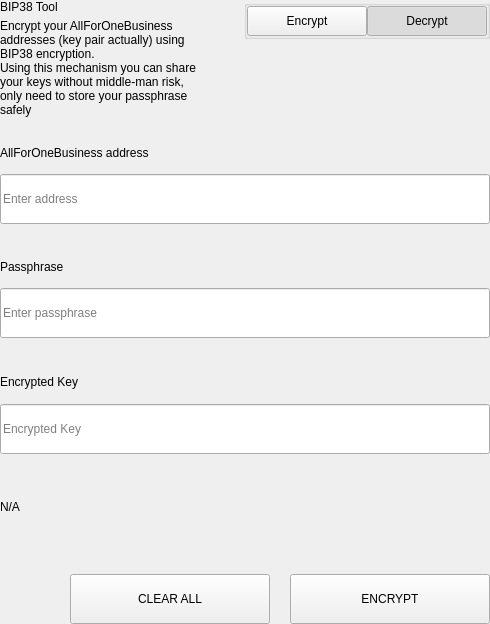
<?xml version="1.0" encoding="UTF-8"?>
<ui version="4.0">
 <class>SettingsBitToolWidget</class>
 <widget class="QWidget" name="SettingsBitToolWidget">
  <property name="geometry">
   <rect>
    <x>0</x>
    <y>0</y>
    <width>490</width>
    <height>624</height>
   </rect>
  </property>
  <property name="windowTitle">
   <string>Form</string>
  </property>
  <layout class="QVBoxLayout" name="verticalLayout">
   <property name="spacing">
    <number>0</number>
   </property>
   <property name="leftMargin">
    <number>0</number>
   </property>
   <property name="topMargin">
    <number>0</number>
   </property>
   <property name="rightMargin">
    <number>0</number>
   </property>
   <property name="bottomMargin">
    <number>0</number>
   </property>
   <item>
    <widget class="QWidget" name="left" native="true">
     <layout class="QVBoxLayout" name="verticalLayout_3">
      <property name="leftMargin">
       <number>0</number>
      </property>
      <property name="topMargin">
       <number>0</number>
      </property>
      <property name="rightMargin">
       <number>0</number>
      </property>
      <property name="bottomMargin">
       <number>0</number>
      </property>
      <item>
       <layout class="QVBoxLayout" name="verticalLayout_2">
        <property name="spacing">
         <number>0</number>
        </property>
        <item>
         <layout class="QHBoxLayout" name="horizontalLayout_3" stretch="3,1">
          <property name="spacing">
           <number>40</number>
          </property>
          <item>
           <layout class="QVBoxLayout" name="verticalLayoutTitle">
            <property name="spacing">
             <number>5</number>
            </property>
            <item>
             <widget class="QLabel" name="labelTitle">
              <property name="text">
               <string>BIP38 Tool</string>
              </property>
             </widget>
            </item>
            <item>
             <widget class="QLabel" name="labelSubtitle1">
              <property name="text">
               <string>Encrypt your AllForOneBusiness addresses (key pair actually) using BIP38 encryption.
Using this mechanism you can share your keys without middle-man risk, only need to store your passphrase safely</string>
              </property>
              <property name="wordWrap">
               <bool>true</bool>
              </property>
             </widget>
            </item>
           </layout>
          </item>
          <item alignment="Qt::AlignTop">
           <widget class="QGroupBox" name="groupBox">
            <property name="title">
             <string/>
            </property>
            <property name="alignment">
             <set>Qt::AlignLeading|Qt::AlignLeft|Qt::AlignTop</set>
            </property>
            <layout class="QHBoxLayout" name="horizontalLayout_4">
             <property name="spacing">
              <number>0</number>
             </property>
             <property name="leftMargin">
              <number>0</number>
             </property>
             <property name="topMargin">
              <number>0</number>
             </property>
             <property name="rightMargin">
              <number>0</number>
             </property>
             <property name="bottomMargin">
              <number>0</number>
             </property>
             <item>
              <spacer name="horizontalSpacer">
               <property name="orientation">
                <enum>Qt::Horizontal</enum>
               </property>
               <property name="sizeHint" stdset="0">
                <size>
                 <width>40</width>
                 <height>20</height>
                </size>
               </property>
              </spacer>
             </item>
             <item>
              <widget class="QPushButton" name="pushLeft">
               <property name="minimumSize">
                <size>
                 <width>120</width>
                 <height>30</height>
                </size>
               </property>
               <property name="maximumSize">
                <size>
                 <width>120</width>
                 <height>30</height>
                </size>
               </property>
               <property name="focusPolicy">
                <enum>Qt::NoFocus</enum>
               </property>
               <property name="text">
                <string>Encrypt</string>
               </property>
               <property name="checkable">
                <bool>true</bool>
               </property>
               <property name="autoExclusive">
                <bool>true</bool>
               </property>
              </widget>
             </item>
             <item>
              <widget class="QPushButton" name="pushRight">
               <property name="minimumSize">
                <size>
                 <width>120</width>
                 <height>30</height>
                </size>
               </property>
               <property name="maximumSize">
                <size>
                 <width>120</width>
                 <height>30</height>
                </size>
               </property>
               <property name="focusPolicy">
                <enum>Qt::NoFocus</enum>
               </property>
               <property name="text">
                <string>Decrypt</string>
               </property>
               <property name="checkable">
                <bool>true</bool>
               </property>
               <property name="checked">
                <bool>true</bool>
               </property>
               <property name="autoExclusive">
                <bool>true</bool>
               </property>
              </widget>
             </item>
            </layout>
           </widget>
          </item>
         </layout>
        </item>
        <item>
         <widget class="QStackedWidget" name="stackedWidget">
          <property name="currentIndex">
           <number>1</number>
          </property>
          <widget class="QWidget" name="pageDecrypt">
           <layout class="QVBoxLayout" name="verticalLayout_5">
            <property name="spacing">
             <number>0</number>
            </property>
            <property name="leftMargin">
             <number>0</number>
            </property>
            <property name="topMargin">
             <number>0</number>
            </property>
            <property name="rightMargin">
             <number>0</number>
            </property>
            <property name="bottomMargin">
             <number>0</number>
            </property>
            <item>
             <widget class="QWidget" name="widget" native="true">
              <property name="minimumSize">
               <size>
                <width>0</width>
                <height>100</height>
               </size>
              </property>
              <layout class="QVBoxLayout" name="verticalLayout_4">
               <property name="spacing">
                <number>0</number>
               </property>
               <property name="leftMargin">
                <number>0</number>
               </property>
               <property name="topMargin">
                <number>0</number>
               </property>
               <property name="rightMargin">
                <number>0</number>
               </property>
               <property name="bottomMargin">
                <number>0</number>
               </property>
               <item>
                <spacer name="verticalSpacer_2">
                 <property name="orientation">
                  <enum>Qt::Vertical</enum>
                 </property>
                 <property name="sizeType">
                  <enum>QSizePolicy::Fixed</enum>
                 </property>
                 <property name="sizeHint" stdset="0">
                  <size>
                   <width>20</width>
                   <height>20</height>
                  </size>
                 </property>
                </spacer>
               </item>
               <item>
                <layout class="QHBoxLayout" name="horizontalLayout_6" stretch="2">
                 <property name="spacing">
                  <number>0</number>
                 </property>
                 <item>
                  <layout class="QVBoxLayout" name="verticalLayout_7">
                   <property name="spacing">
                    <number>9</number>
                   </property>
                   <item>
                    <widget class="QLabel" name="labelSubtitleKey">
                     <property name="minimumSize">
                      <size>
                       <width>0</width>
                       <height>20</height>
                      </size>
                     </property>
                     <property name="maximumSize">
                      <size>
                       <width>16777215</width>
                       <height>20</height>
                      </size>
                     </property>
                     <property name="text">
                      <string>Encrypted key</string>
                     </property>
                    </widget>
                   </item>
                   <item>
                    <widget class="QLineEdit" name="lineEditKey">
                     <property name="minimumSize">
                      <size>
                       <width>0</width>
                       <height>50</height>
                      </size>
                     </property>
                     <property name="maximumSize">
                      <size>
                       <width>16777215</width>
                       <height>50</height>
                      </size>
                     </property>
                     <property name="placeholderText">
                      <string>Enter a encrypted key</string>
                     </property>
                    </widget>
                   </item>
                  </layout>
                 </item>
                </layout>
               </item>
               <item>
                <spacer name="verticalSpacer_3">
                 <property name="orientation">
                  <enum>Qt::Vertical</enum>
                 </property>
                 <property name="sizeType">
                  <enum>QSizePolicy::Fixed</enum>
                 </property>
                 <property name="sizeHint" stdset="0">
                  <size>
                   <width>20</width>
                   <height>20</height>
                  </size>
                 </property>
                </spacer>
               </item>
               <item>
                <layout class="QVBoxLayout" name="verticalLayout_9">
                 <property name="spacing">
                  <number>9</number>
                 </property>
                 <item>
                  <widget class="QLabel" name="labelSubtitlePassphrase">
                   <property name="maximumSize">
                    <size>
                     <width>16777215</width>
                     <height>20</height>
                    </size>
                   </property>
                   <property name="text">
                    <string>Passphrase</string>
                   </property>
                  </widget>
                 </item>
                 <item>
                  <widget class="QLineEdit" name="lineEditPassphrase">
                   <property name="minimumSize">
                    <size>
                     <width>0</width>
                     <height>50</height>
                    </size>
                   </property>
                   <property name="maximumSize">
                    <size>
                     <width>16777215</width>
                     <height>50</height>
                    </size>
                   </property>
                   <property name="placeholderText">
                    <string>Enter a passphrase</string>
                   </property>
                  </widget>
                 </item>
                </layout>
               </item>
               <item>
                <spacer name="verticalSpacer_4">
                 <property name="orientation">
                  <enum>Qt::Vertical</enum>
                 </property>
                 <property name="sizeType">
                  <enum>QSizePolicy::Fixed</enum>
                 </property>
                 <property name="sizeHint" stdset="0">
                  <size>
                   <width>20</width>
                   <height>20</height>
                  </size>
                 </property>
                </spacer>
               </item>
               <item>
                <widget class="QWidget" name="widget_3" native="true">
                 <property name="sizePolicy">
                  <sizepolicy hsizetype="Preferred" vsizetype="Fixed">
                   <horstretch>0</horstretch>
                   <verstretch>0</verstretch>
                  </sizepolicy>
                 </property>
                 <layout class="QVBoxLayout" name="verticalLayout_10">
                  <property name="spacing">
                   <number>9</number>
                  </property>
                  <property name="leftMargin">
                   <number>0</number>
                  </property>
                  <property name="topMargin">
                   <number>0</number>
                  </property>
                  <property name="rightMargin">
                   <number>0</number>
                  </property>
                  <property name="bottomMargin">
                   <number>0</number>
                  </property>
                  <item>
                   <widget class="QLabel" name="labelSubtitleDecryptResult">
                    <property name="minimumSize">
                     <size>
                      <width>0</width>
                      <height>20</height>
                     </size>
                    </property>
                    <property name="maximumSize">
                     <size>
                      <width>16777215</width>
                      <height>20</height>
                     </size>
                    </property>
                    <property name="text">
                     <string>Decrypted address result</string>
                    </property>
                   </widget>
                  </item>
                  <item>
                   <widget class="QWidget" name="widget_4" native="true">
                    <layout class="QHBoxLayout" name="horizontalLayout" stretch="6,0,1">
                     <property name="spacing">
                      <number>0</number>
                     </property>
                     <property name="leftMargin">
                      <number>0</number>
                     </property>
                     <property name="topMargin">
                      <number>0</number>
                     </property>
                     <property name="rightMargin">
                      <number>0</number>
                     </property>
                     <property name="bottomMargin">
                      <number>0</number>
                     </property>
                     <item alignment="Qt::AlignVCenter">
                      <widget class="QLineEdit" name="lineEditDecryptResult">
                       <property name="minimumSize">
                        <size>
                         <width>0</width>
                         <height>50</height>
                        </size>
                       </property>
                       <property name="maximumSize">
                        <size>
                         <width>16777215</width>
                         <height>50</height>
                        </size>
                       </property>
                       <property name="placeholderText">
                        <string>Decrypted Address</string>
                       </property>
                      </widget>
                     </item>
                     <item>
                      <spacer name="horizontalSpacer_4">
                       <property name="orientation">
                        <enum>Qt::Horizontal</enum>
                       </property>
                       <property name="sizeType">
                        <enum>QSizePolicy::Fixed</enum>
                       </property>
                       <property name="sizeHint" stdset="0">
                        <size>
                         <width>20</width>
                         <height>50</height>
                        </size>
                       </property>
                      </spacer>
                     </item>
                     <item>
                      <widget class="QPushButton" name="pushButtonImport">
                       <property name="minimumSize">
                        <size>
                         <width>140</width>
                         <height>40</height>
                        </size>
                       </property>
                       <property name="text">
                        <string>Import Address</string>
                       </property>
                      </widget>
                     </item>
                    </layout>
                   </widget>
                  </item>
                 </layout>
                </widget>
               </item>
               <item>
                <widget class="QLabel" name="statusLabel_DEC">
                 <property name="maximumSize">
                  <size>
                   <width>16777215</width>
                   <height>40</height>
                  </size>
                 </property>
                 <property name="text">
                  <string/>
                 </property>
                </widget>
               </item>
               <item>
                <spacer name="verticalSpacer">
                 <property name="orientation">
                  <enum>Qt::Vertical</enum>
                 </property>
                 <property name="sizeType">
                  <enum>QSizePolicy::Preferred</enum>
                 </property>
                 <property name="sizeHint" stdset="0">
                  <size>
                   <width>20</width>
                   <height>20</height>
                  </size>
                 </property>
                </spacer>
               </item>
               <item>
                <layout class="QHBoxLayout" name="horizontalLayout_7">
                 <property name="spacing">
                  <number>0</number>
                 </property>
                 <item>
                  <spacer name="horizontalSpacer_5">
                   <property name="orientation">
                    <enum>Qt::Horizontal</enum>
                   </property>
                   <property name="sizeType">
                    <enum>QSizePolicy::Expanding</enum>
                   </property>
                   <property name="sizeHint" stdset="0">
                    <size>
                     <width>40</width>
                     <height>20</height>
                    </size>
                   </property>
                  </spacer>
                 </item>
                 <item>
                  <widget class="QPushButton" name="pushButtonDecryptClear">
                   <property name="minimumSize">
                    <size>
                     <width>200</width>
                     <height>50</height>
                    </size>
                   </property>
                   <property name="maximumSize">
                    <size>
                     <width>200</width>
                     <height>50</height>
                    </size>
                   </property>
                   <property name="text">
                    <string>CLEAR</string>
                   </property>
                  </widget>
                 </item>
                 <item>
                  <spacer name="horizontalSpacer_3">
                   <property name="orientation">
                    <enum>Qt::Horizontal</enum>
                   </property>
                   <property name="sizeType">
                    <enum>QSizePolicy::Fixed</enum>
                   </property>
                   <property name="sizeHint" stdset="0">
                    <size>
                     <width>20</width>
                     <height>20</height>
                    </size>
                   </property>
                  </spacer>
                 </item>
                 <item>
                  <widget class="QPushButton" name="pushButtonDecrypt">
                   <property name="minimumSize">
                    <size>
                     <width>200</width>
                     <height>50</height>
                    </size>
                   </property>
                   <property name="maximumSize">
                    <size>
                     <width>200</width>
                     <height>50</height>
                    </size>
                   </property>
                   <property name="text">
                    <string>DECRYPT KEY</string>
                   </property>
                  </widget>
                 </item>
                </layout>
               </item>
              </layout>
             </widget>
            </item>
           </layout>
          </widget>
          <widget class="QWidget" name="pageEncrypt">
           <layout class="QVBoxLayout" name="verticalLayout_11">
            <property name="spacing">
             <number>0</number>
            </property>
            <property name="leftMargin">
             <number>0</number>
            </property>
            <property name="topMargin">
             <number>0</number>
            </property>
            <property name="rightMargin">
             <number>0</number>
            </property>
            <property name="bottomMargin">
             <number>0</number>
            </property>
            <item>
             <spacer name="verticalSpacer_8">
              <property name="orientation">
               <enum>Qt::Vertical</enum>
              </property>
              <property name="sizeType">
               <enum>QSizePolicy::Fixed</enum>
              </property>
              <property name="sizeHint" stdset="0">
               <size>
                <width>20</width>
                <height>20</height>
               </size>
              </property>
             </spacer>
            </item>
            <item>
             <widget class="QWidget" name="containerAddressEnc" native="true">
              <layout class="QVBoxLayout" name="containerAddressEncLayout">
               <property name="spacing">
                <number>5</number>
               </property>
               <property name="leftMargin">
                <number>0</number>
               </property>
               <property name="topMargin">
                <number>0</number>
               </property>
               <property name="rightMargin">
                <number>0</number>
               </property>
               <property name="bottomMargin">
                <number>0</number>
               </property>
               <item>
                <widget class="QLabel" name="labelSubtitleAddress">
                 <property name="minimumSize">
                  <size>
                   <width>0</width>
                   <height>20</height>
                  </size>
                 </property>
                 <property name="maximumSize">
                  <size>
                   <width>16777215</width>
                   <height>20</height>
                  </size>
                 </property>
                 <property name="text">
                  <string>AllForOneBusiness address</string>
                 </property>
                </widget>
               </item>
               <item>
                <widget class="QLineEdit" name="addressIn_ENC">
                 <property name="minimumSize">
                  <size>
                   <width>0</width>
                   <height>50</height>
                  </size>
                 </property>
                 <property name="placeholderText">
                  <string>Enter address</string>
                 </property>
                </widget>
               </item>
              </layout>
             </widget>
            </item>
            <item>
             <spacer name="verticalSpacer_6">
              <property name="orientation">
               <enum>Qt::Vertical</enum>
              </property>
              <property name="sizeType">
               <enum>QSizePolicy::Fixed</enum>
              </property>
              <property name="sizeHint" stdset="0">
               <size>
                <width>20</width>
                <height>20</height>
               </size>
              </property>
             </spacer>
            </item>
            <item>
             <widget class="QWidget" name="containerAddress" native="true">
              <layout class="QHBoxLayout" name="horizontalLayout_9" stretch="2">
               <property name="spacing">
                <number>0</number>
               </property>
               <property name="leftMargin">
                <number>0</number>
               </property>
               <property name="topMargin">
                <number>0</number>
               </property>
               <property name="rightMargin">
                <number>0</number>
               </property>
               <property name="bottomMargin">
                <number>0</number>
               </property>
               <item>
                <layout class="QVBoxLayout" name="verticalLayout_8">
                 <property name="spacing">
                  <number>5</number>
                 </property>
                 <item>
                  <widget class="QLabel" name="labelSubtitleMessage">
                   <property name="minimumSize">
                    <size>
                     <width>0</width>
                     <height>20</height>
                    </size>
                   </property>
                   <property name="maximumSize">
                    <size>
                     <width>16777215</width>
                     <height>20</height>
                    </size>
                   </property>
                   <property name="text">
                    <string>Passphrase</string>
                   </property>
                  </widget>
                 </item>
                 <item>
                  <widget class="QLineEdit" name="passphraseIn_ENC">
                   <property name="minimumSize">
                    <size>
                     <width>0</width>
                     <height>50</height>
                    </size>
                   </property>
                   <property name="maximumSize">
                    <size>
                     <width>16777215</width>
                     <height>50</height>
                    </size>
                   </property>
                   <property name="placeholderText">
                    <string>Enter passphrase</string>
                   </property>
                  </widget>
                 </item>
                </layout>
               </item>
              </layout>
             </widget>
            </item>
            <item>
             <spacer name="verticalSpacer_7">
              <property name="orientation">
               <enum>Qt::Vertical</enum>
              </property>
              <property name="sizeType">
               <enum>QSizePolicy::Fixed</enum>
              </property>
              <property name="sizeHint" stdset="0">
               <size>
                <width>20</width>
                <height>20</height>
               </size>
              </property>
             </spacer>
            </item>
            <item>
             <widget class="QWidget" name="widget_2" native="true">
              <property name="minimumSize">
               <size>
                <width>0</width>
                <height>75</height>
               </size>
              </property>
              <property name="maximumSize">
               <size>
                <width>16777215</width>
                <height>16777215</height>
               </size>
              </property>
              <layout class="QVBoxLayout" name="verticalLayout_6">
               <property name="leftMargin">
                <number>0</number>
               </property>
               <property name="topMargin">
                <number>0</number>
               </property>
               <property name="rightMargin">
                <number>0</number>
               </property>
               <property name="bottomMargin">
                <number>0</number>
               </property>
               <item>
                <widget class="QLabel" name="labelSubtitleEncryptedKey">
                 <property name="minimumSize">
                  <size>
                   <width>0</width>
                   <height>20</height>
                  </size>
                 </property>
                 <property name="maximumSize">
                  <size>
                   <width>16777215</width>
                   <height>20</height>
                  </size>
                 </property>
                 <property name="text">
                  <string>Encrypted Key</string>
                 </property>
                </widget>
               </item>
               <item>
                <widget class="QLineEdit" name="encryptedKeyOut_ENC">
                 <property name="minimumSize">
                  <size>
                   <width>0</width>
                   <height>50</height>
                  </size>
                 </property>
                 <property name="placeholderText">
                  <string>Encrypted Key</string>
                 </property>
                </widget>
               </item>
              </layout>
             </widget>
            </item>
            <item>
             <widget class="QLabel" name="statusLabel_ENC">
              <property name="text">
               <string notr="true">N/A</string>
              </property>
             </widget>
            </item>
            <item>
             <spacer name="verticalSpacer_5">
              <property name="orientation">
               <enum>Qt::Vertical</enum>
              </property>
              <property name="sizeType">
               <enum>QSizePolicy::Fixed</enum>
              </property>
              <property name="sizeHint" stdset="0">
               <size>
                <width>20</width>
                <height>20</height>
               </size>
              </property>
             </spacer>
            </item>
            <item>
             <layout class="QHBoxLayout" name="horizontalLayout_8">
              <property name="spacing">
               <number>0</number>
              </property>
              <item>
               <spacer name="horizontalSpacer_6">
                <property name="orientation">
                 <enum>Qt::Horizontal</enum>
                </property>
                <property name="sizeType">
                 <enum>QSizePolicy::Expanding</enum>
                </property>
                <property name="sizeHint" stdset="0">
                 <size>
                  <width>40</width>
                  <height>20</height>
                 </size>
                </property>
               </spacer>
              </item>
              <item>
               <widget class="QPushButton" name="pushButtonClear">
                <property name="minimumSize">
                 <size>
                  <width>200</width>
                  <height>50</height>
                 </size>
                </property>
                <property name="focusPolicy">
                 <enum>Qt::NoFocus</enum>
                </property>
                <property name="text">
                 <string>CLEAR ALL</string>
                </property>
               </widget>
              </item>
              <item>
               <spacer name="horizontalSpacer_2">
                <property name="orientation">
                 <enum>Qt::Horizontal</enum>
                </property>
                <property name="sizeType">
                 <enum>QSizePolicy::Fixed</enum>
                </property>
                <property name="sizeHint" stdset="0">
                 <size>
                  <width>20</width>
                  <height>20</height>
                 </size>
                </property>
               </spacer>
              </item>
              <item>
               <widget class="QPushButton" name="pushButtonEncrypt">
                <property name="minimumSize">
                 <size>
                  <width>200</width>
                  <height>50</height>
                 </size>
                </property>
                <property name="maximumSize">
                 <size>
                  <width>200</width>
                  <height>50</height>
                 </size>
                </property>
                <property name="focusPolicy">
                 <enum>Qt::NoFocus</enum>
                </property>
                <property name="text">
                 <string>ENCRYPT</string>
                </property>
               </widget>
              </item>
             </layout>
            </item>
           </layout>
          </widget>
         </widget>
        </item>
       </layout>
      </item>
     </layout>
    </widget>
   </item>
  </layout>
 </widget>
 <resources/>
 <connections/>
</ui>
